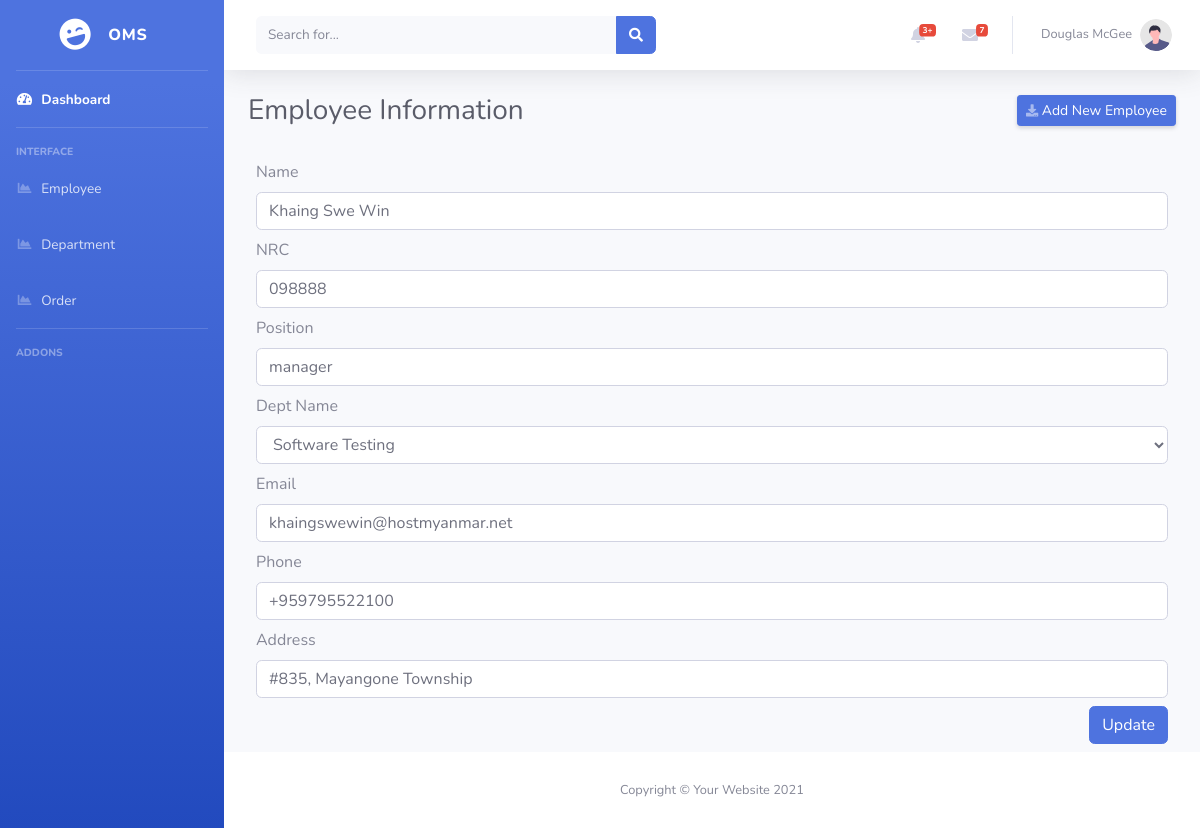
Page /emp_edit.php?id=13 on the committed database.
### tables this page shows
CREATE TABLE `employee` (
  `id` int(11) NOT NULL,
  `name` varchar(255) NOT NULL,
  `nrc` varchar(255) NOT NULL,
  `position` varchar(255) NOT NULL,
  `dept_id` int(11) NOT NULL,
  `email` varchar(255) NOT NULL,
  `phone` varchar(255) NOT NULL,
  `address` varchar(255) NOT NULL
);

### includes/db.php (called while the page is built, shortened)
<?php
class Database{
private static $dbservername="localhost";
private static $dbname="ems";
private static $username="root";
private static $password="";
private static $connection=null;
public static function connect()
{
    if(self::$connection==null)
    {
        try{
            self::$connection=new PDO("mysql:host=".self::$dbservername.";dbname=".self::$dbname,self::$username,self::$password);
        }
        catch(PDOException $e)
        {
            die($e->getMessage());
        }
    }
    return self::$connection;
}
}
?>

### model/employee.php (called while the page is built, shortened)
<?php
include_once __DIR__.'/../includes/db.php';
class Employee{
public function getEmpInfo($id)
{
    $this->pdo=Database::connect();
    if($this->pdo!=null)
    {
        $this->pdo->setAttribute(PDO::ATTR_ERRMODE, PDO::ERRMODE_EXCEPTION);
        $sql="SELECT employee.* , department.name as dept_name,department.id as dept_id FROM
        employee inner join department
        on employee.dept_id=department.id
        and employee.id=:id";
        $statement=$this->pdo->prepare($sql);
        $statement->bindParam(":id",$id);
        $statement->execute();
        $result=$statement->fetchAll(PDO::FETCH_ASSOC);
        return $result;
    }
}
}
?>

### model/department.php (called while the page is built, shortened)
<?php
include_once __DIR__.'/../includes/db.php';
class Department{
public function getDeptsInfo()
{
    $this->pdo=Database::connect();
    if($this->pdo!=null)
    {
        $this->pdo->setAttribute(PDO::ATTR_ERRMODE, PDO::ERRMODE_EXCEPTION);
        $sql="SELECT * from department ";
        $statement=$this->pdo->prepare($sql);
        $statement->execute();
        $results=$statement->fetchAll(PDO::FETCH_ASSOC);
        return $results;
    }
}
}
?>

### emp_edit.php (the view, shortened to what this page needs)
<?php
$id=$_GET['id'];
$empcontroller=new EmpController();
$result=$empcontroller->getEmpInfo($id);
$deptcontroller=new DeptController();
$deptresults=$deptcontroller->getDeptsInfo();
?>
<?php include_once "masterlayouts/header.php"; ?>
                <div class="container-fluid">
                    <div class="d-sm-flex align-items-center justify-content-between mb-4">
                        <h1 class="h3 mb-0 text-gray-800">Employee Information</h1>
                        <a href="emp_create.php" class="d-none d-sm-inline-block btn btn-sm btn-primary shadow-sm"><i
                                class="fas fa-download fa-sm text-white-50"></i> Add New Employee</a>
                    </div>
                    <div class="row">
                        <div class="col-md-12">
                            <form method="post">
                                <div class="m-2">
                                    <label class="form-label">Name</label>
                                    <input type="text" name="name" class="form-control" placeholder="Enter emp name" value="<?php echo $result[0]['name'];?>">
                                </div>
                                <div class="m-2">
                                    <label class="form-label">NRC</label>
                                    <input type="text" name="nrc" class="form-control" placeholder="Enter NRC No." value="<?php echo $result[0]['nrc']; ?>">
                                </div>
                                <div class="m-2">
                                    <label class="form-label">Position</label>
                                    <input type="text" name="position" class="form-control" placeholder="Enter Position" value="<?php echo $result[0]['position']; ?>">
                                </div>
                                <div class="m-2">
                                    <label class="form-label">Dept Name</label>
                                    <select class="form-control" aria-label="Default select example" name="dept">
                                    <?php
                                        foreach($deptresults as $dept)
                                        {
                                            if($dept['id']==$result[0]['dept_id'])
                                            {
                                                echo "<option value='".$dept['id']."' selected>".$dept['name']."</option>";
                                            }
                                            else
                                            {
                                                echo "<option value='".$dept['id']."'>".$dept['name']."</option>";
                                            }
                                        }
                                    ?>
                                    </select>
                                </div>
                                <div class="m-2">
                                    <label class="form-label">Email</label>
                                    <input type="text" name="email" class="form-control" placeholder="Enter email" value="<?php echo $result[0]['email']; ?>">
                                </div>
                                <div class="m-2">
                                    <label class="form-label">Phone</label>
                                    <input type="text" name="phone" class="form-control" placeholder="Enter Phone" value="<?php echo $result[0]['phone']; ?>">
                                </div>
                                <div class="m-2">
                                    <label class="form-label">Address</label>
                                    <input type="text" name="address" class="form-control" placeholder="Enter Address" value="<?php echo $result[0]['address'] ?>">
                                </div>
                                <div class="m-2 d-flex justify-content-end">
                                    <button type="submit" name="submit" class="btn btn-primary ">Update
                                </div>
                            </form>
                        </div>
                    </div>
                </div>
            </div>
<?php include_once "masterlayouts/footer.php"; ?>

### rows in the picture
employee: name "Khaing Swe Win", nrc "098888", position "manager", email "khaingswewin@hostmyanmar.net", phone "+959795522100", address "#835, Mayangone Township"

### other values in the picture
form field dept "Software Testing"
